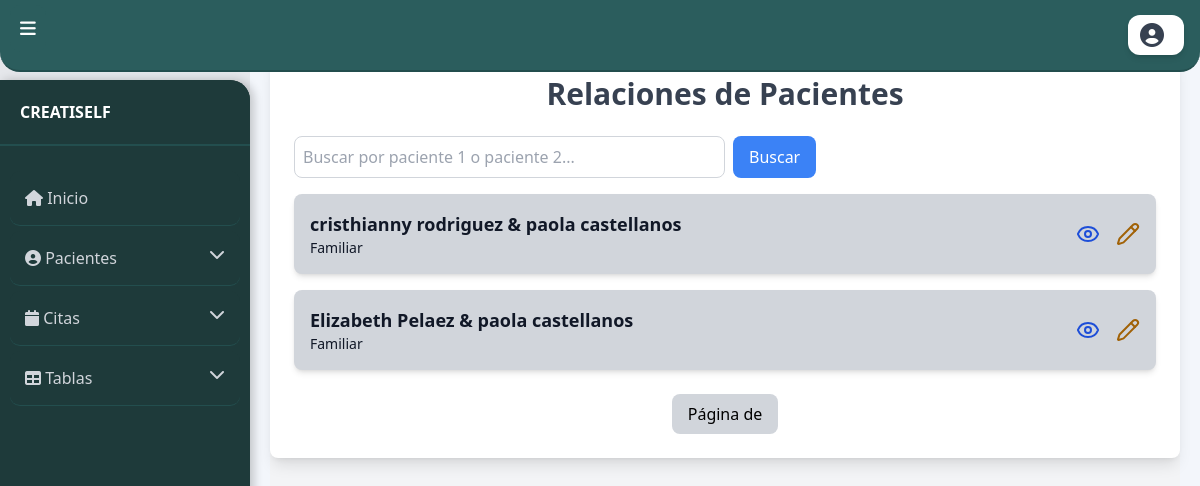
The app's page /relaciones/ (signed in) with its own data.
### app/models.py (models this page shows, shortened)
class RelacionPaciente(models.Model):
    paciente1 = models.ForeignKey(Paciente, related_name='relaciones_como_paciente1', on_delete=models.CASCADE)
    paciente2 = models.ForeignKey(Paciente, related_name='relaciones_como_paciente2', on_delete=models.CASCADE)
    tipo_relacion = models.CharField(max_length=50, choices=[
        ('pareja', 'Pareja'),
        ('familiar', 'Familiar'),
        ('otro', 'Otro'),
    ])
    fecha_relacion = models.DateField(auto_now_add=True)
    class Meta:
        unique_together = ('paciente1', 'paciente2')  # Evita duplicados

class Paciente(models.Model):
    tipo_paciente = models.CharField(max_length=10, choices=[('individual', 'Individual'), ('infantil', 'Infantil'), ('pareja', 'Pareja') ])
    cedula = models.CharField(max_length=20, unique=True)
    nombre = models.CharField(max_length=50)
    nombre2 = models.CharField(max_length=50, blank=True, null=True)
    apellido = models.CharField(max_length=50)
    apellido2 = models.CharField(max_length=50, blank=True, null=True)
    telefono = models.CharField(max_length=20)
    edad = models.IntegerField()
    sexo = models.CharField(max_length=10, choices=[('masculino', 'Masculino'), ('femenino', 'Femenino')])
    direccion = models.TextField()
    nivel_academico = models.CharField(
    max_length=20,
    choices=[
        ('primaria', 'Primaria'),
        ('secundaria', 'Secundaria'),
        ('bachillerato', 'Bachillerato'),
        ('tecnico', 'Técnico'),
        ('tecnologo', 'Tecnólogo'),
        ('pregrado', 'Pregrado'),
        ('licenciatura', 'Licenciatura'),
        ('especializacion', 'Especialización'),
        ('maestria', 'Maestría'),
        ('doctorado', 'Doctorado'),
        ('postdoctorado', 'Postdoctorado'),
        ('diplomado', 'Diplomado'),
        ('curso', 'Curso'),
        ('sin_estudios', 'Sin estudios formales'),
    ],
    default='sin_estudios'
    )
    pais = models.ForeignKey('Pais', on_delete=models.CASCADE)
    estado = models.ForeignKey('Estado', on_delete=models.CASCADE)
    ciudad = models.ForeignKey('Ciudad', on_delete=models.CASCADE)
    antecedentes_personales = models.ForeignKey('AntecedentesPersonales', on_delete=models.SET_NULL, null=True, blank=True)
    condicion = models.ForeignKey('Condicion', on_delete=models.SET_NULL, null=True, blank=True)

### app/viewspacientes.py (the view)
# urls.py: path('relaciones/', lista_relaciones, name='Listar_relaciones'),
def lista_relaciones(request):
    relaciones = RelacionPaciente.objects.select_related("paciente1", "paciente2").all()
    return render(request, "paciente/listar_relaciones.html", {"relaciones": relaciones})

### app/templates/paciente/listar_relaciones.html (shortened to what this page needs)
{% extends 'base.html' %}
{% block content %}
<div class="min-h-screen bg-gray-100 py-8">
    <div class="max-w-6xl mx-auto bg-white p-6 rounded-lg shadow-lg">
        <h1 class="text-3xl font-bold text-center text-gray-700 mb-6">Relaciones de Pacientes</h1>
        <form method="GET" action="{% url 'Listar_relaciones' %}" class="flex space-x-2 mb-4">
            <input
                type="text"
                id="searchInput"
                name="q"
                placeholder="Buscar por paciente 1 o paciente 2..."
                class="p-2 border border-gray-300 rounded-lg w-1/2"
                value="{{ query|default:'' }}"
                onkeyup="filterTable()"
            />
            <button type="submit" class="bg-blue-500 text-white px-4 py-2 rounded-lg hover:bg-blue-600">
                Buscar
            </button>
        </form>
        <div class="space-y-4">
            {% for relacion in relaciones %}
            <div class="flex items-center justify-between bg-gray-300 text-gray-900 p-4 rounded-lg shadow-md hover:shadow-lg transition">
                <div>
                    <h3 class="text-lg font-semibold">{{ relacion.paciente1.nombre }} {{ relacion.paciente1.apellido }} &amp; {{ relacion.paciente2.nombre }} {{ relacion.paciente2.apellido }}</h3>
                    <p class="text-sm text-gray-900">{{ relacion.tipo_relacion|capfirst }}</p>
                </div>
                <div class="flex space-x-4">
                    <button class="text-blue-700 hover:text-blue-900" onclick="openModalDetalles('{{ relacion.id }}')">
                        <i data-lucide="eye" class="w-6 h-6"></i>
                    </button>
                    <button class="text-yellow-700 hover:text-yellow-900" onclick="openModalEditarRelacion('{{ relacion.id }}')">
                        <i data-lucide="pencil" class="w-6 h-6"></i>
                    </button>
                </div>
            </div>
            {% endfor %}
        </div>
        <div class="mt-6 flex justify-center space-x-2">
            <span class="px-4 py-2 bg-gray-300 rounded-lg">Página {{ relaciones.number }} de {{ relaciones.paginator.num_pages }}</span>
        </div>
    </div>
</div>
{% endblock %}

### records on screen
RelacionPaciente: paciente1.nombre "cristhianny", paciente1.apellido "rodriguez", paciente2.nombre "paola", paciente2.apellido "castellanos", tipo_relacion "Familiar"
RelacionPaciente: paciente1.nombre "Elizabeth", paciente1.apellido "Pelaez", paciente2.nombre "paola", paciente2.apellido "castellanos", tipo_relacion "Familiar"
